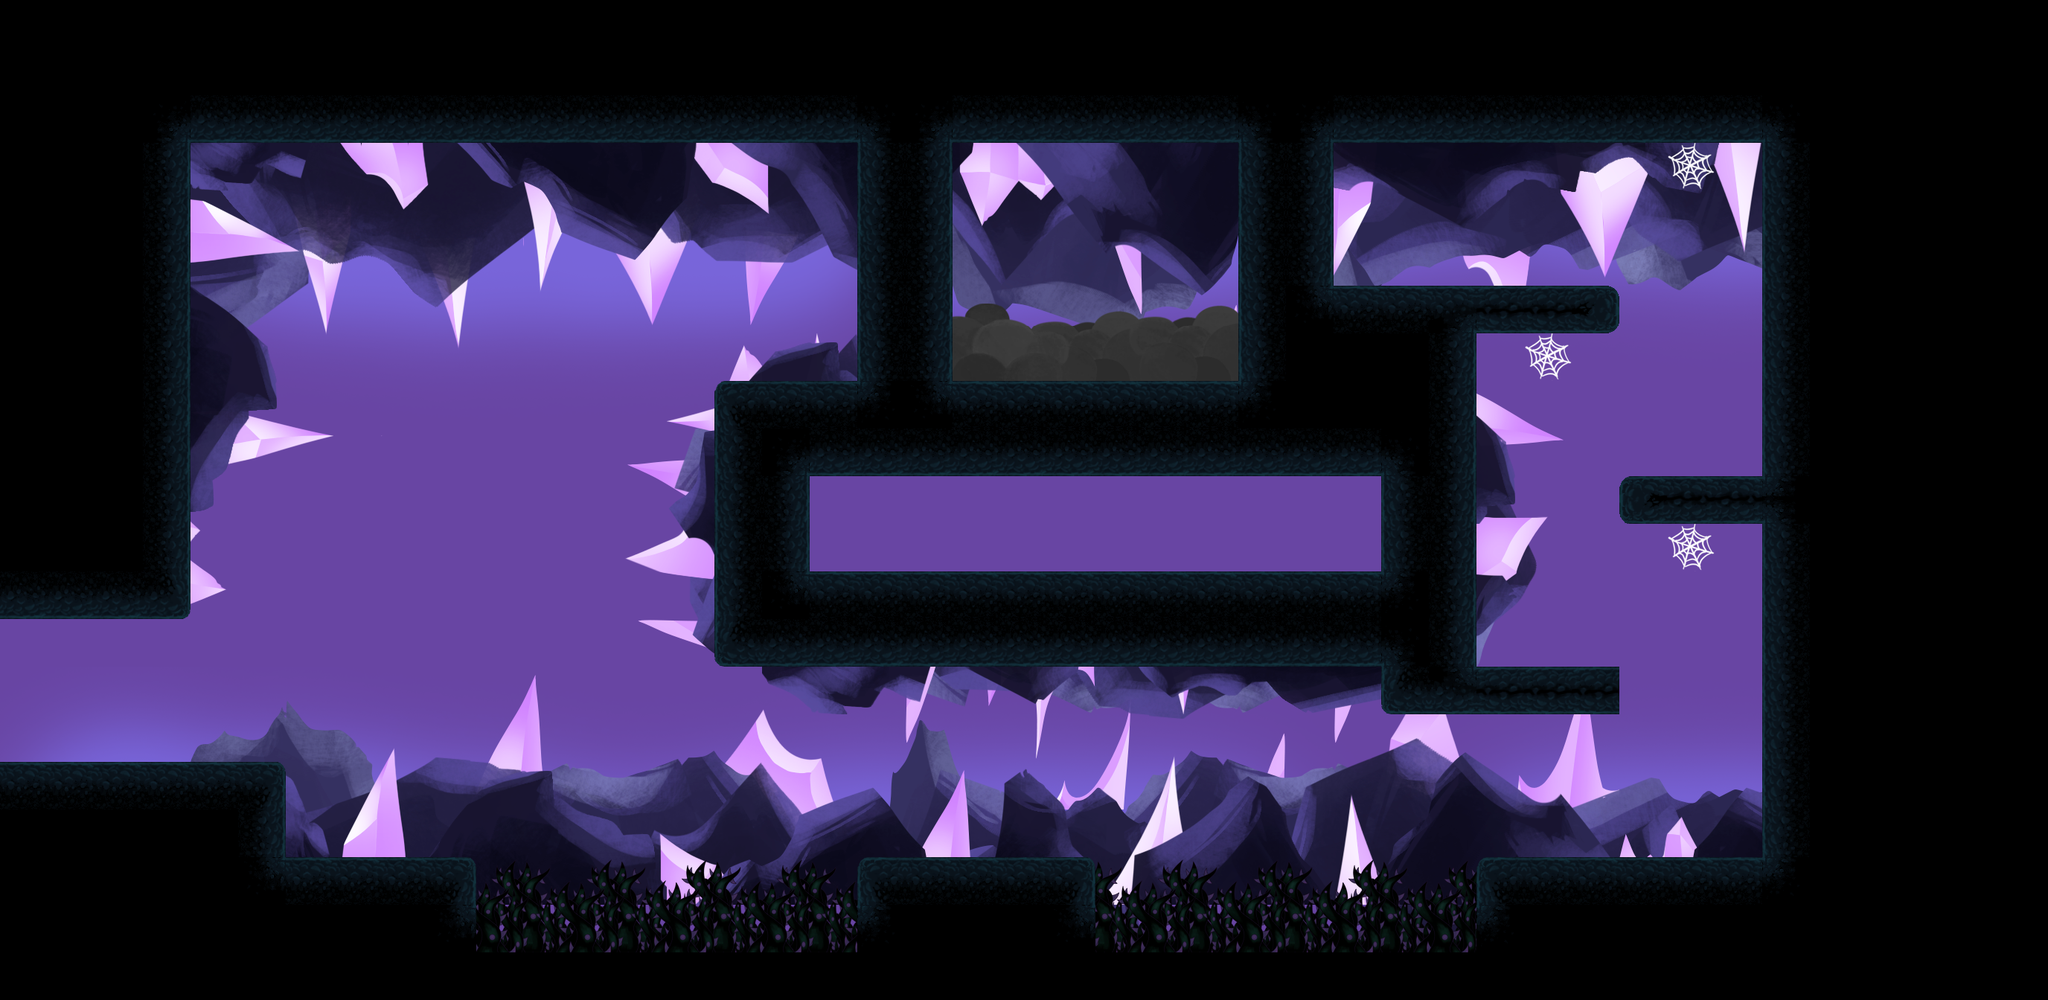

Below is a game level as drawn by its tile map, then a one-line description and the .tmx that defines it (tile-layer data replaced by summaries):
An orthogonal 43x21 tile map with 64x64 px tiles, 10 tile layers (Background, Background Fog, Fourth Layer, Rocks Third Layer, ...), 3 hidden layers not drawn, 25 tilesets and 60 objects (7x Door, 5x Plate, 3x Box, 2x Creebler, Map42, ...).

<map version="1.10" tiledversion="1.11.0" orientation="orthogonal" renderorder="right-down" width="43" height="21" tilewidth="64" tileheight="64" infinite="0" nextlayerid="91" nextobjectid="1941">
 <tileset firstgid="1" name="tiles_cave" tilewidth="64" tileheight="64" tilecount="100" columns="10">
  <image source="../Props/tiles_cave.png" width="640" height="640" />
 </tileset>
 <tileset firstgid="101" name="rocas1" tilewidth="64" tileheight="64" tilecount="480" columns="30">
  <image source="../Environment/rocas1.png" width="1920" height="1080" />
 </tileset>
 <tileset firstgid="581" name="rocas2" tilewidth="64" tileheight="64" tilecount="480" columns="30">
  <image source="../Environment/rocas2.png" width="1920" height="1080" />
 </tileset>
 <tileset firstgid="1061" name="rocas3" tilewidth="64" tileheight="64" tilecount="480" columns="30">
  <image source="../Environment/rocas3.png" width="1920" height="1080" />
 </tileset>
 <tileset firstgid="1541" name="Fondo_cueva" tilewidth="64" tileheight="64" tilecount="480" columns="30">
  <image source="../Environment/Fondo_cueva.png" width="1920" height="1080" />
 </tileset>
 <tileset firstgid="2021" name="niebla_fondo" tilewidth="64" tileheight="64" tilecount="480" columns="30">
  <image source="../Environment/niebla_fondo.png" width="1920" height="1080" />
 </tileset>
 <tileset firstgid="2501" name="piedras_columnas0" tilewidth="64" tileheight="64" tilecount="480" columns="30">
  <image source="../Environment/piedras_columnas0.png" width="1920" height="1080" />
 </tileset>
 <tileset firstgid="2981" name="piedras0" tilewidth="64" tileheight="64" tilecount="480" columns="30">
  <image source="../Environment/piedras0.png" width="1920" height="1080" />
 </tileset>
 <tileset firstgid="3461" name="spike3" tilewidth="64" tileheight="64" tilecount="4" columns="2">
  <image source="../Props/spike3.png" width="128" height="128" />
 </tileset>
 <tileset firstgid="3465" name="SecretCave_Background_Fog" tilewidth="64" tileheight="64" tilecount="480" columns="30">
  <image source="../Environment/SecretCave_Background_Fog.png" width="1920" height="1080" />
 </tileset>
 <tileset firstgid="3945" name="SecretCave_Cristals" tilewidth="64" tileheight="64" tilecount="480" columns="30">
  <image source="../Environment/SecretCave_Cristals.png" width="1920" height="1080" />
 </tileset>
 <tileset firstgid="4425" name="SecretCave_Fog1" tilewidth="64" tileheight="64" tilecount="480" columns="30">
  <image source="../Environment/SecretCave_Fog1.png" width="1920" height="1080" />
 </tileset>
 <tileset firstgid="4905" name="SecretCave_Stones1" tilewidth="64" tileheight="64" tilecount="480" columns="30">
  <image source="../Environment/SecretCave_Stones1.png" width="1920" height="1080" />
 </tileset>
 <tileset firstgid="5385" name="SecretCave_Stones2" tilewidth="64" tileheight="64" tilecount="480" columns="30">
  <image source="../Environment/SecretCave_Stones2.png" width="1920" height="1080" />
 </tileset>
 <tileset firstgid="5865" name="SecretCave_Stones3" tilewidth="64" tileheight="64" tilecount="480" columns="30">
  <image source="../Environment/SecretCave_Stones3.png" width="1920" height="1080" />
 </tileset>
 <tileset firstgid="6345" name="SecretCave_Stones4" tilewidth="64" tileheight="64" tilecount="480" columns="30">
  <image source="../Environment/SecretCave_Stones4.png" width="1920" height="1080" />
 </tileset>
 <tileset firstgid="6825" name="SecretCave_Background1" tilewidth="64" tileheight="64" tilecount="480" columns="30">
  <image source="../Environment/SecretCave_Background1.png" width="1920" height="1080" />
 </tileset>
 <tileset firstgid="7305" name="SecretCave_Fog2" tilewidth="64" tileheight="64" tilecount="480" columns="30">
  <image source="../Environment/SecretCave_Fog2.png" width="1920" height="1080" />
 </tileset>
 <tileset firstgid="7785" name="MapMetadata" tilewidth="64" tileheight="64" tilecount="2" columns="2">
  <image source="MapMetadata.png" width="128" height="64" />
 </tileset>
 <tileset firstgid="7787" name="Bolas(128x530)" tilewidth="64" tileheight="64" tilecount="16" columns="8">
  <image source="../Props/Bolas(128x530).png" width="512" height="128" />
 </tileset>
 <tileset firstgid="7803" name="spike_puple" tilewidth="64" tileheight="64" tilecount="4" columns="2">
  <image source="../Props/spike_puple.png" width="128" height="128" />
 </tileset>
 <tileset firstgid="7807" name="tiles_cave2" tilewidth="64" tileheight="64" tilecount="100" columns="10">
  <image source="../Props/tiles_cave2.png" trans="ff00ff" width="640" height="640" />
 </tileset>
 <tileset firstgid="7907" name="Prueba_change" tilewidth="64" tileheight="64" tilecount="1140" columns="30">
  <image source="../Props/Prueba_change.png" trans="ff00ff" width="1920" height="2444" />
 </tileset>
 <tileset firstgid="9047" name="gancho_araña" tilewidth="64" tileheight="64" tilecount="18" columns="9">
  <image source="../Props/gancho_araña.png" width="576" height="190" />
 </tileset>
 <tileset firstgid="9065" name="lianas" tilewidth="64" tileheight="64" tilecount="225" columns="15">
  <image source="../Props/lianas.png" width="1000" height="1000" />
 </tileset>
 <layer id="44" name="Background" width="43" height="21" parallaxx="0" parallaxy="0">
  <properties>
   <property name="Draw" type="bool" value="true" />
  </properties>
  <data>[903 cells, 903 non-empty, 89 distinct tile ids]</data>
 </layer>
 <layer id="75" name="Background Fog" width="43" height="21">
  <properties>
   <property name="Draw" type="bool" value="true" />
  </properties>
  <data>[903 cells, 799 non-empty, 173 distinct tile ids]</data>
 </layer>
 <layer id="76" name="Fourth Layer" width="43" height="21">
  <properties>
   <property name="Draw" type="bool" value="true" />
  </properties>
  <data>[903 cells, 540 non-empty, 318 distinct tile ids]</data>
 </layer>
 <layer id="48" name="Rocks Third Layer" width="43" height="21" parallaxx="0" parallaxy="0">
  <properties>
   <property name="Draw" type="bool" value="true" />
  </properties>
  <data>[903 cells, 625 non-empty, 215 distinct tile ids]</data>
 </layer>
 <layer id="47" name="Rocks Second Layer" width="43" height="21" parallaxx="0" parallaxy="0">
  <properties>
   <property name="Draw" type="bool" value="true" />
  </properties>
  <data>[903 cells, 761 non-empty, 201 distinct tile ids]</data>
 </layer>
 <layer id="69" name="Lights" width="43" height="21">
  <properties>
   <property name="Draw" type="bool" value="true" />
  </properties>
  <data>[903 cells, 774 non-empty, 133 distinct tile ids]</data>
 </layer>
 <layer id="45" name="Rocks First Layer" width="43" height="21" parallaxx="0" parallaxy="0">
  <properties>
   <property name="Draw" type="bool" value="true" />
  </properties>
  <data>[903 cells, 808 non-empty, 240 distinct tile ids]</data>
 </layer>
 <layer id="77" name="Fog1" width="43" height="21">
  <properties>
   <property name="Draw" type="bool" value="true" />
  </properties>
  <data>[903 cells, 140 non-empty, 20 distinct tile ids]</data>
 </layer>
 <layer id="23" name="Platforms" width="43" height="21" parallaxx="0" parallaxy="0">
  <properties>
   <property name="Draw" type="bool" value="true" />
   <property name="Forward" type="bool" value="false" />
  </properties>
  <data>[903 cells, 512 non-empty, 30 distinct tile ids]</data>
 </layer>
 <layer id="54" name="Forward_Layer" width="43" height="21" parallaxx="0" parallaxy="0">
  <properties>
   <property name="Draw" type="bool" value="true" />
   <property name="Forward" type="bool" value="true" />
  </properties>
  <data>[903 cells, 674 non-empty, 4 distinct tile ids]</data>
 </layer>
 <layer id="81" name="Navigation" width="43" height="21" visible="0">
  <properties>
   <property name="Navigation" type="bool" value="true" />
  </properties>
  <data>[903 cells, 363 non-empty, 1 distinct tile ids]</data>
 </layer>
 <layer id="87" name="Path1" width="43" height="21" visible="0">
  <properties>
   <property name="Navigation" type="bool" value="true" />
  </properties>
  <data>[903 cells, 6 non-empty, 1 distinct tile ids]</data>
 </layer>
 <layer id="88" name="Path2" width="43" height="21" visible="0">
  <properties>
   <property name="Navigation" type="bool" value="true" />
  </properties>
  <data>[903 cells, 6 non-empty, 1 distinct tile ids]</data>
 </layer>
 <objectgroup id="25" name="Doors">
  <properties>
   <property name="Doors" type="bool" value="true" />
  </properties>
  <object id="1597" name="Map42" x="0" y="832" height="192">
   <properties>
    <property name="PlayerPosX" type="int" value="2624" />
    <property name="PlayerPosY" type="int" value="2882" />
    <property name="TargetScene" type="int" value="42" />
   </properties>
  </object>
 </objectgroup>
 <objectgroup id="79" name="Props" />
 <objectgroup id="26" name="Collisions">
  <object id="1600" x="0" y="1024" width="384" />
  <object id="1775" x="1088" y="768" width="768" />
  <object id="1794" x="1088" y="640" width="768" />
  <object id="1817" x="0" y="832" width="256" />
  <object id="1831" x="384" y="1152" width="256" />
  <object id="1832" x="384" y="1024" height="128" />
  <object id="1856" x="1984" y="1152" width="384" />
  <object id="1861" x="1792" y="192" width="576" />
  <object id="1792" x="1088" y="640" height="128" />
  <object id="1841" x="960" y="512" width="192" />
  <object id="1908" x="1984" y="1154.67" height="61.3333" />
  <object id="1910" x="1472" y="1216" width="512" />
  <object id="1911" x="1472" y="1153.75" height="62.0859" />
  <object id="1912" x="1152" y="1152" width="320" />
  <object id="1913" x="1152" y="1154.33" height="61.6667" />
  <object id="1914" x="640" y="1216" width="512" />
  <object id="1918" x="1984" y="896" width="192" />
  <object id="1930" x="2176" y="640" width="192" />
  <object id="1934" x="1792" y="384" width="384" />
 </objectgroup>
 <objectgroup id="85" name="Wall">
  <object id="1617" x="256" y="192" width="896" />
  <object id="1793" x="1856" y="640" height="128" />
  <object id="1872" x="640" y="1153.75" height="59.5833" />
  <object id="1890" x="960" y="512" height="384" />
  <object id="1891" x="1152" y="192" height="320" />
  <object id="1892" x="960" y="896" width="896" />
  <object id="1893" x="1984" y="448" height="448" />
  <object id="1894" x="1792" y="192" height="192" />
  <object id="1895" x="256" y="192" height="640" />
  <object id="1932" x="1984" y="448" width="192" />
  <object id="1938" x="2368" y="192" height="960" />
  <object id="1939" x="2176" y="898" height="62" />
  <object id="1940" x="2176" y="386.5" height="61.5" />
 </objectgroup>
 <objectgroup id="89" name="Liana" />
 <objectgroup id="90" name="HookAnchors">
  <object id="1919" x="2240" y="704" width="64" height="64" />
  <object id="1920" x="2048" y="448" width="64" height="64" />
  <object id="1921" x="2240" y="192" width="64" height="64" />
 </objectgroup>
 <objectgroup id="84" name="Spikes">
  <object id="1915" x="640" y="1170.67" width="512" height="45.3333" />
  <object id="1916" x="1472" y="1174.67" width="512" height="41.3333" />
 </objectgroup>
 <objectgroup id="80" name="Enemies">
  <object id="1701" name="DungBeetle" x="1395" y="157" width="64" height="64" />
  <object id="1783" name="Creebler" x="1280" y="704" width="64" height="64">
   <properties>
    <property name="navigationLayer" value="Path1" />
   </properties>
  </object>
  <object id="1784" name="Creebler" x="1677.5" y="704" width="64" height="64">
   <properties>
    <property name="navigationLayer" value="Path2" />
   </properties>
  </object>
 </objectgroup>
 <objectgroup id="82" name="PressureSystem">
  <object id="1605" name="Door" x="64" y="832" width="64" height="192">
   <properties>
    <property name="groupId" type="int" value="2" />
    <property name="isOpen" type="bool" value="true" />
   </properties>
  </object>
  <object id="1607" name="Plate" x="192" y="960" width="64" height="64">
   <properties>
    <property name="groupId" type="int" value="2" />
    <property name="isInvisible" type="bool" value="true" />
   </properties>
  </object>
  <object id="1781" name="Plate" x="1388.67" y="703.667" width="64" height="64">
   <properties>
    <property name="groupId" type="int" value="0" />
   </properties>
  </object>
  <object id="1782" name="Plate" x="1512.67" y="704" width="64" height="64">
   <properties>
    <property name="groupId" type="int" value="1" />
   </properties>
  </object>
  <object id="1862" name="Plate" x="1792" y="320" width="64" height="64">
   <properties>
    <property name="groupId" type="int" value="3" />
   </properties>
  </object>
  <object id="1864" name="Door" x="256" y="704" width="192" height="64">
   <properties>
    <property name="groupId" type="int" value="1" />
   </properties>
  </object>
  <object id="1865" name="Door" x="768" y="576" width="192" height="64">
   <properties>
    <property name="groupId" type="int" value="0" />
   </properties>
  </object>
  <object id="1868" name="Plate" x="1088" y="448" width="64" height="64">
   <properties>
    <property name="groupId" type="int" value="3" />
   </properties>
  </object>
  <object id="1900" name="Door" x="768" y="832" width="192" height="64">
   <properties>
    <property name="groupId" type="int" value="0" />
   </properties>
  </object>
  <object id="1924" name="Door" x="2176" y="896" width="192" height="64">
   <properties>
    <property name="groupId" type="int" value="0" />
   </properties>
  </object>
  <object id="1931" name="Door" x="1984" y="640" width="192" height="64">
   <properties>
    <property name="groupId" type="int" value="1" />
   </properties>
  </object>
  <object id="1935" name="Door" x="2176" y="384" width="192" height="64">
   <properties>
    <property name="groupId" type="int" value="0" />
   </properties>
  </object>
 </objectgroup>
 <objectgroup id="86" name="WallSlide" />
 <objectgroup id="83" name="Props">
  <object id="1747" name="Box" x="1898" y="320" width="64" height="64" />
  <object id="1780" name="Box" x="1491" y="703.667" width="64" height="64" />
  <object id="1871" name="Box" x="1004" y="448" width="64" height="64" />
 </objectgroup>
 <objectgroup id="58" name="Wall">
  <object id="1917" x="1856" y="960" width="320" />
  <object id="1928" x="2176" y="704" width="192" />
  <object id="1929" x="2176" y="640" height="64" />
  <object id="1936" x="1856" y="896" height="64" />
 </objectgroup>
</map>
